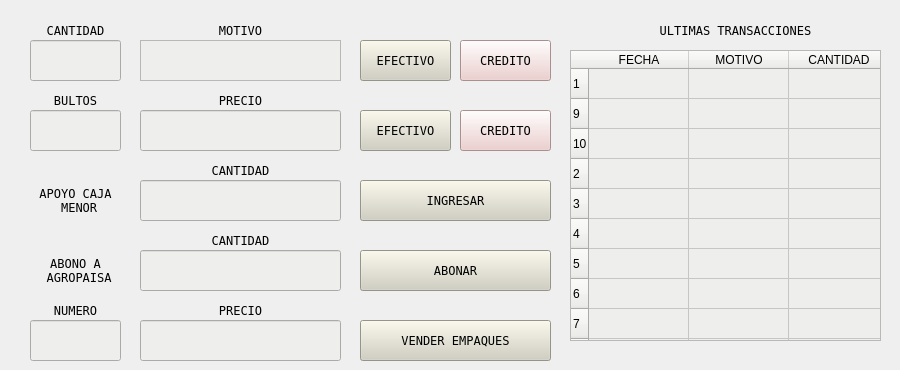
      <widget class="QWidget" name="caja_menor">
       <attribute name="title">
        <string>CAJA MENOR</string>
       </attribute>
       <widget class="QPushButton" name="boton_abonar">
        <property name="geometry">
         <rect>
          <x>360</x>
          <y>250</y>
          <width>191</width>
          <height>41</height>
         </rect>
        </property>
        <property name="font">
         <font>
          <family>Andale Mono</family>
         </font>
        </property>
        <property name="styleSheet">
         <string notr="true">background-color: rgb(209, 207, 192);</string>
        </property>
        <property name="text">
         <string>ABONAR</string>
        </property>
       </widget>
       <widget class="QLabel" name="label_57">
        <property name="geometry">
         <rect>
          <x>20</x>
          <y>250</y>
          <width>111</width>
          <height>41</height>
         </rect>
        </property>
        <property name="font">
         <font>
          <family>Andale Mono</family>
         </font>
        </property>
        <property name="text">
         <string>ABONO A 
 AGROPAISA</string>
        </property>
        <property name="alignment">
         <set>Qt::AlignCenter</set>
        </property>
       </widget>
       <widget class="QLabel" name="label_59">
        <property name="geometry">
         <rect>
          <x>140</x>
          <y>10</y>
          <width>201</width>
          <height>41</height>
         </rect>
        </property>
        <property name="font">
         <font>
          <family>Andale Mono</family>
         </font>
        </property>
        <property name="text">
         <string>MOTIVO</string>
        </property>
        <property name="alignment">
         <set>Qt::AlignCenter</set>
        </property>
       </widget>
       <widget class="QPushButton" name="boton_comprar_caja_menor">
        <property name="geometry">
         <rect>
          <x>360</x>
          <y>40</y>
          <width>91</width>
          <height>41</height>
         </rect>
        </property>
        <property name="font">
         <font>
          <family>Andale Mono</family>
         </font>
        </property>
        <property name="styleSheet">
         <string notr="true">background-color: rgb(209, 207, 192);</string>
        </property>
        <property name="text">
         <string>EFECTIVO</string>
        </property>
       </widget>
       <widget class="QTextEdit" name="motivo_gasto">
        <property name="geometry">
         <rect>
          <x>140</x>
          <y>40</y>
          <width>201</width>
          <height>41</height>
         </rect>
        </property>
        <property name="font">
         <font>
          <family>Andale Mono</family>
         </font>
        </property>
        <property name="styleSheet">
         <string notr="true">background-color: rgb(238, 238, 236);</string>
        </property>
        <property name="html">
         <string>&lt;!DOCTYPE HTML PUBLIC &quot;-//W3C//DTD HTML 4.0//EN&quot; &quot;http://www.w3.org/TR/REC-html40/strict.dtd&quot;&gt;
&lt;html&gt;&lt;head&gt;&lt;meta name=&quot;qrichtext&quot; content=&quot;1&quot; /&gt;&lt;style type=&quot;text/css&quot;&gt;
p, li { white-space: pre-wrap; }
&lt;/style&gt;&lt;/head&gt;&lt;body style=&quot; font-family:'Andale Mono'; font-size:11pt; font-weight:400; font-style:normal;&quot;&gt;
&lt;p style=&quot;-qt-paragraph-type:empty; margin-top:0px; margin-bottom:0px; margin-left:0px; margin-right:0px; -qt-block-indent:0; text-indent:0px; font-family:'Ubuntu';&quot;&gt;&lt;br /&gt;&lt;/p&gt;&lt;/body&gt;&lt;/html&gt;</string>
        </property>
       </widget>
       <widget class="QLabel" name="label_61">
        <property name="geometry">
         <rect>
          <x>30</x>
          <y>10</y>
          <width>91</width>
          <height>41</height>
         </rect>
        </property>
        <property name="font">
         <font>
          <family>Andale Mono</family>
         </font>
        </property>
        <property name="text">
         <string>CANTIDAD</string>
        </property>
        <property name="alignment">
         <set>Qt::AlignCenter</set>
        </property>
       </widget>
       <widget class="QPushButton" name="boton_fiar_caja_menor">
        <property name="geometry">
         <rect>
          <x>460</x>
          <y>40</y>
          <width>91</width>
          <height>41</height>
         </rect>
        </property>
        <property name="font">
         <font>
          <family>Andale Mono</family>
         </font>
        </property>
        <property name="styleSheet">
         <string notr="true">background-color: rgb(236, 201, 199);</string>
        </property>
        <property name="text">
         <string>CREDITO</string>
        </property>
       </widget>
       <widget class="QLabel" name="label_60">
        <property name="geometry">
         <rect>
          <x>140</x>
          <y>230</y>
          <width>201</width>
          <height>21</height>
         </rect>
        </property>
        <property name="font">
         <font>
          <family>Andale Mono</family>
         </font>
        </property>
        <property name="text">
         <string>CANTIDAD</string>
        </property>
        <property name="alignment">
         <set>Qt::AlignCenter</set>
        </property>
       </widget>
       <widget class="QTableWidget" name="tabla_caja_menor">
        <property name="geometry">
         <rect>
          <x>570</x>
          <y>50</y>
          <width>311</width>
          <height>291</height>
         </rect>
        </property>
        <property name="styleSheet">
         <string notr="true">font: 11pt &quot;Andale Mono&quot;;
background-color: rgb(238, 238, 236);</string>
        </property>
        <property name="verticalScrollBarPolicy">
         <enum>Qt::ScrollBarAlwaysOff</enum>
        </property>
        <property name="horizontalScrollBarPolicy">
         <enum>Qt::ScrollBarAlwaysOff</enum>
        </property>
        <row>
         <property name="text">
          <string>1</string>
         </property>
        </row>
        <row>
         <property name="text">
          <string>9</string>
         </property>
        </row>
        <row>
         <property name="text">
          <string>10</string>
         </property>
        </row>
        <row>
         <property name="text">
          <string>2</string>
         </property>
        </row>
        <row>
         <property name="text">
          <string>3</string>
         </property>
        </row>
        <row>
         <property name="text">
          <string>4</string>
         </property>
        </row>
        <row>
         <property name="text">
          <string>5</string>
         </property>
        </row>
        <row>
         <property name="text">
          <string>6</string>
         </property>
        </row>
        <row>
         <property name="text">
          <string>7</string>
         </property>
        </row>
        <row>
         <property name="text">
          <string>8</string>
         </property>
        </row>
        <column>
         <property name="text">
          <string>FECHA</string>
         </property>
        </column>
        <column>
         <property name="text">
          <string>MOTIVO</string>
         </property>
        </column>
        <column>
         <property name="text">
          <string>CANTIDAD</string>
         </property>
        </column>
       </widget>
       <widget class="QLineEdit" name="abonar_dinero">
        <property name="geometry">
         <rect>
          <x>140</x>
          <y>250</y>
          <width>201</width>
          <height>41</height>
         </rect>
        </property>
        <property name="styleSheet">
         <string notr="true">background-color: rgb(238, 238, 236);</string>
        </property>
       </widget>
       <widget class="QLineEdit" name="cantidad_dinero_caja">
        <property name="geometry">
         <rect>
          <x>30</x>
          <y>40</y>
          <width>91</width>
          <height>41</height>
         </rect>
        </property>
        <property name="styleSheet">
         <string notr="true">background-color: rgb(238, 238, 236);</string>
        </property>
       </widget>
       <widget class="QLabel" name="label_89">
        <property name="geometry">
         <rect>
          <x>30</x>
          <y>180</y>
          <width>91</width>
          <height>41</height>
         </rect>
        </property>
        <property name="font">
         <font>
          <family>Andale Mono</family>
         </font>
        </property>
        <property name="text">
         <string>APOYO CAJA
 MENOR</string>
        </property>
        <property name="alignment">
         <set>Qt::AlignCenter</set>
        </property>
       </widget>
       <widget class="QLineEdit" name="ingresar_dinero">
        <property name="geometry">
         <rect>
          <x>140</x>
          <y>180</y>
          <width>201</width>
          <height>41</height>
         </rect>
        </property>
        <property name="styleSheet">
         <string notr="true">background-color: rgb(238, 238, 236);</string>
        </property>
       </widget>
       <widget class="QPushButton" name="boton_invertir_caja_menor">
        <property name="geometry">
         <rect>
          <x>360</x>
          <y>180</y>
          <width>191</width>
          <height>41</height>
         </rect>
        </property>
        <property name="font">
         <font>
          <family>Andale Mono</family>
         </font>
        </property>
        <property name="styleSheet">
         <string notr="true">background-color: rgb(209, 207, 192);</string>
        </property>
        <property name="text">
         <string>INGRESAR</string>
        </property>
       </widget>
       <widget class="QLabel" name="label_63">
        <property name="geometry">
         <rect>
          <x>140</x>
          <y>160</y>
          <width>201</width>
          <height>21</height>
         </rect>
        </property>
        <property name="font">
         <font>
          <family>Andale Mono</family>
         </font>
        </property>
        <property name="text">
         <string>CANTIDAD</string>
        </property>
        <property name="alignment">
         <set>Qt::AlignCenter</set>
        </property>
       </widget>
       <widget class="QLabel" name="label_64">
        <property name="geometry">
         <rect>
          <x>580</x>
          <y>10</y>
          <width>311</width>
          <height>41</height>
         </rect>
        </property>
        <property name="font">
         <font>
          <family>Andale Mono</family>
         </font>
        </property>
        <property name="text">
         <string>ULTIMAS TRANSACCIONES</string>
        </property>
        <property name="alignment">
         <set>Qt::AlignCenter</set>
        </property>
       </widget>
       <widget class="QLabel" name="titulo_bultos">
        <property name="geometry">
         <rect>
          <x>30</x>
          <y>90</y>
          <width>91</width>
          <height>21</height>
         </rect>
        </property>
        <property name="font">
         <font>
          <family>Andale Mono</family>
         </font>
        </property>
        <property name="text">
         <string>BULTOS</string>
        </property>
        <property name="alignment">
         <set>Qt::AlignCenter</set>
        </property>
       </widget>
       <widget class="QPushButton" name="boton_comprar_alimento">
        <property name="geometry">
         <rect>
          <x>360</x>
          <y>110</y>
          <width>91</width>
          <height>41</height>
         </rect>
        </property>
        <property name="font">
         <font>
          <family>Andale Mono</family>
         </font>
        </property>
        <property name="styleSheet">
         <string notr="true">background-color: rgb(209, 207, 192);</string>
        </property>
        <property name="text">
         <string>EFECTIVO</string>
        </property>
       </widget>
       <widget class="QLineEdit" name="cantidad_bultos_adquirir">
        <property name="geometry">
         <rect>
          <x>30</x>
          <y>110</y>
          <width>91</width>
          <height>41</height>
         </rect>
        </property>
        <property name="styleSheet">
         <string notr="true">background-color: rgb(238, 238, 236);</string>
        </property>
       </widget>
       <widget class="QLabel" name="titulo_precio">
        <property name="geometry">
         <rect>
          <x>150</x>
          <y>90</y>
          <width>181</width>
          <height>21</height>
         </rect>
        </property>
        <property name="font">
         <font>
          <family>Andale Mono</family>
         </font>
        </property>
        <property name="text">
         <string>PRECIO</string>
        </property>
        <property name="alignment">
         <set>Qt::AlignCenter</set>
        </property>
       </widget>
       <widget class="QLineEdit" name="precio_adquisicion_costal">
        <property name="geometry">
         <rect>
          <x>140</x>
          <y>110</y>
          <width>201</width>
          <height>41</height>
         </rect>
        </property>
        <property name="styleSheet">
         <string notr="true">background-color: rgb(238, 238, 236);</string>
        </property>
       </widget>
       <widget class="QPushButton" name="boton_fiar_costales">
        <property name="geometry">
         <rect>
          <x>460</x>
          <y>110</y>
          <width>91</width>
          <height>41</height>
         </rect>
        </property>
        <property name="font">
         <font>
          <family>Andale Mono</family>
         </font>
        </property>
        <property name="styleSheet">
         <string notr="true">background-color: rgb(236, 201, 199);</string>
        </property>
        <property name="text">
         <string>CREDITO</string>
        </property>
       </widget>
       <widget class="QLineEdit" name="precio_empaque_venta">
        <property name="geometry">
         <rect>
          <x>140</x>
          <y>320</y>
          <width>201</width>
          <height>41</height>
         </rect>
        </property>
        <property name="styleSheet">
         <string notr="true">background-color: rgb(238, 238, 236);</string>
        </property>
       </widget>
       <widget class="QPushButton" name="boton_vender_empaques">
        <property name="geometry">
         <rect>
          <x>360</x>
          <y>320</y>
          <width>191</width>
          <height>41</height>
         </rect>
        </property>
        <property name="font">
         <font>
          <family>Andale Mono</family>
         </font>
        </property>
        <property name="styleSheet">
         <string notr="true">background-color: rgb(209, 207, 192);</string>
        </property>
        <property name="text">
         <string>VENDER EMPAQUES</string>
        </property>
       </widget>
       <widget class="QLineEdit" name="cantidad_empaques_venta">
        <property name="geometry">
         <rect>
          <x>30</x>
          <y>320</y>
          <width>91</width>
          <height>41</height>
         </rect>
        </property>
        <property name="styleSheet">
         <string notr="true">background-color: rgb(238, 238, 236);</string>
        </property>
       </widget>
       <widget class="QLabel" name="titulo_bultos_5">
        <property name="geometry">
         <rect>
          <x>30</x>
          <y>300</y>
          <width>91</width>
          <height>21</height>
         </rect>
        </property>
        <property name="font">
         <font>
          <family>Andale Mono</family>
         </font>
        </property>
        <property name="text">
         <string>NUMERO</string>
        </property>
        <property name="alignment">
         <set>Qt::AlignCenter</set>
        </property>
       </widget>
       <widget class="QLabel" name="titulo_precio_5">
        <property name="geometry">
         <rect>
          <x>140</x>
          <y>300</y>
          <width>201</width>
          <height>21</height>
         </rect>
        </property>
        <property name="font">
         <font>
          <family>Andale Mono</family>
         </font>
        </property>
        <property name="text">
         <string>PRECIO</string>
        </property>
        <property name="alignment">
         <set>Qt::AlignCenter</set>
        </property>
       </widget>
       <zorder>titulo_precio_5</zorder>
       <zorder>titulo_bultos_5</zorder>
       <zorder>label_63</zorder>
       <zorder>label_61</zorder>
       <zorder>label_64</zorder>
       <zorder>boton_abonar</zorder>
       <zorder>label_57</zorder>
       <zorder>label_59</zorder>
       <zorder>boton_comprar_caja_menor</zorder>
       <zorder>motivo_gasto</zorder>
       <zorder>boton_fiar_caja_menor</zorder>
       <zorder>label_60</zorder>
       <zorder>tabla_caja_menor</zorder>
       <zorder>abonar_dinero</zorder>
       <zorder>cantidad_dinero_caja</zorder>
       <zorder>label_89</zorder>
       <zorder>ingresar_dinero</zorder>
       <zorder>boton_invertir_caja_menor</zorder>
       <zorder>titulo_bultos</zorder>
       <zorder>boton_comprar_alimento</zorder>
       <zorder>cantidad_bultos_adquirir</zorder>
       <zorder>titulo_precio</zorder>
       <zorder>precio_adquisicion_costal</zorder>
       <zorder>boton_fiar_costales</zorder>
       <zorder>precio_empaque_venta</zorder>
       <zorder>boton_vender_empaques</zorder>
       <zorder>cantidad_empaques_venta</zorder>
      </widget>
